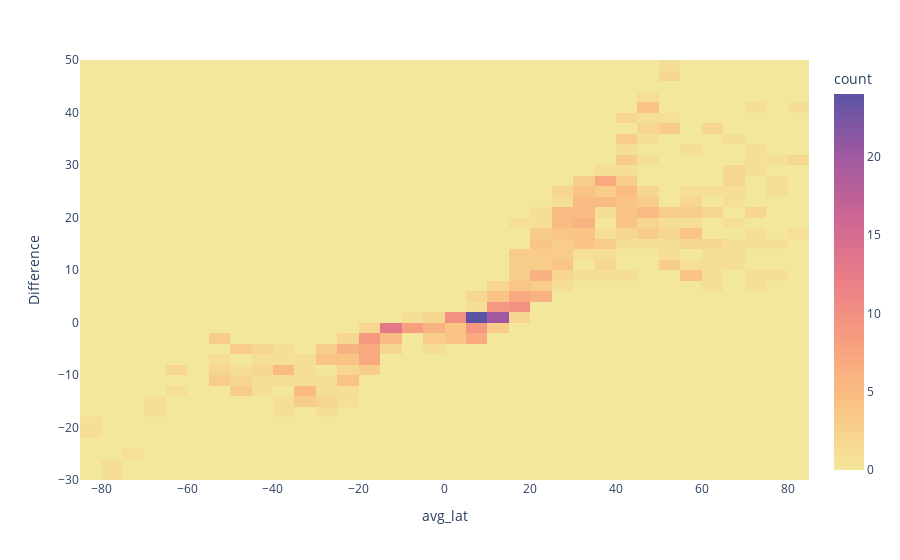

Write notebook code for a chart like this one.
### Code cell
fig = px.density_heatmap(df71,
                        x = "avg_lat",
                        y = "Difference",
                        nbinsx = 40,
                        nbinsy = 40,
                        color_continuous_scale = "sunset")
fig.show()

### Figure 1 — Plotly figure (JSON) as saved in the notebook; plotly's stock layout.template omitted (floating-point values rounded to 4 significant figures; data arrays with more than 128 entries replaced by an {"elided": "..."} marker saying what was removed)
{"data": [{"coloraxis": "coloraxis", "hovertemplate": "avg_lat=%{x}<br>Difference=%{y}<br>count=%{z}<extra></extra>", "name": "", "nbinsx": 40, "nbinsy": 40, "type": "histogram2d", "x": {"elided": "545 float values"}, "xaxis": "x", "xbingroup": "x", "y": {"elided": "545 float values"}, "yaxis": "y", "ybingroup": "y"}], "layout": {"coloraxis": {"colorbar": {"title": {"text": "count"}}, "colorscale": [[0, "rgb(243, 231, 155)"], [0.1667, "rgb(250, 196, 132)"], [0.3333, "rgb(248, 160, 126)"], [0.5, "rgb(235, 127, 134)"], [0.6667, "rgb(206, 102, 147)"], [0.8333, "rgb(160, 89, 160)"], [1, "rgb(92, 83, 165)"]]}, "legend": {"tracegroupgap": 0}, "margin": {"t": 60}, "xaxis": {"anchor": "y", "domain": [0, 1], "title": {"text": "avg_lat"}}, "yaxis": {"anchor": "x", "domain": [0, 1], "title": {"text": "Difference"}}}}
